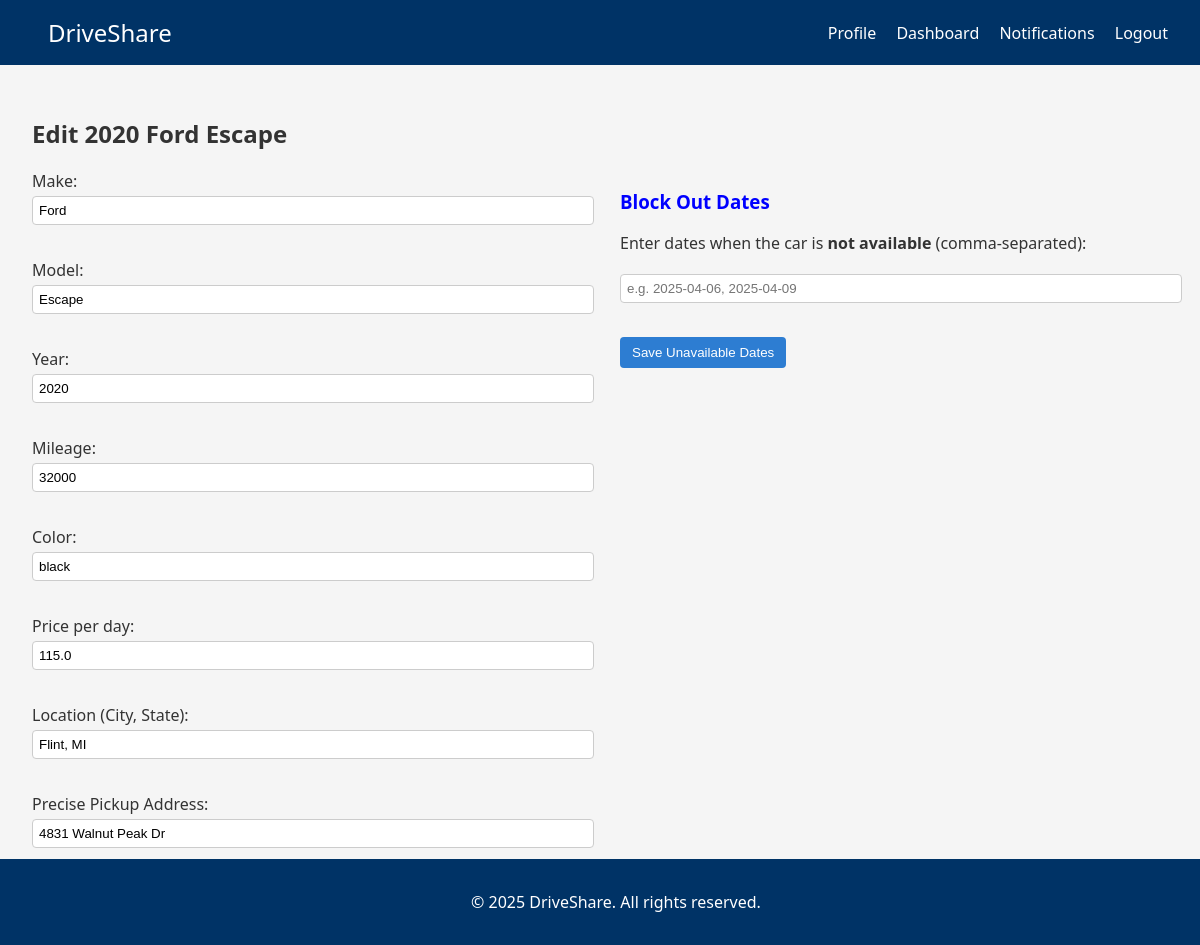
The app's page /edit_car/1 (signed in) with its own data.
### tables this page shows
CREATE TABLE cars (
                id INTEGER PRIMARY KEY AUTOINCREMENT,
                owner_id INTEGER NOT NULL,
                model TEXT NOT NULL,
                make TEXT NOT NULL,
                year INTEGER NOT NULL,
                mileage INTEGER NOT NULL,
                color TEXT,
                price REAL NOT NULL,
                location TEXT NOT NULL,
                precise_location TEXT,
                is_available BOOLEAN DEFAULT 1,
                image_url TEXT,
                created_at TIMESTAMP DEFAULT CURRENT_TIMESTAMP,
                FOREIGN KEY(owner_id) REFERENCES users(id) ON DELETE CASCADE
            );

### routes.py (the view, shortened to what this page needs)
    @app.route("/edit_car/<int:car_id>", methods=["GET", "POST"])
    def edit_car(car_id):
        if not UserSession.get_instance().is_authenticated():
            flash("Please log in to edit your car.")
            return redirect(url_for("login"))
        with sqlite3.connect("database.db") as conn:
            cursor = conn.cursor()
            cursor.execute("SELECT * FROM cars WHERE id = ? AND owner_id = ?", (car_id, UserSession.get_instance().user_id))
            car_data = cursor.fetchone()
        if not car_data:
            flash("Car not found or you do not have permission to edit it.")
            return redirect(url_for("manage_cars"))
        car = {
            "id": car_data[0],
            "owner_id": car_data[1],
            "model": car_data[2],
            "make": car_data[3],
            "year": car_data[4],
            "mileage": car_data[5],
            "color": car_data[6],
            "price": car_data[7],
            "location": car_data[8],
            "precise_location": car_data[9]
        }
        today = datetime.now().date()
        upcoming_dates = [(today + timedelta(days=i)).strftime('%Y-%m-%d') for i in range(7)]
        return render_template("edit_car.html", car=car, upcoming_dates=upcoming_dates)

### app.py (called while the page is built)
@app.context_processor
def inject_user_session():
    return dict(is_authenticated=UserSession.get_instance().is_authenticated())

### routes.py (called while the page is built)
    @staticmethod
    def get_instance():
        if UserSession._instance is None:
            UserSession()
        return UserSession._instance

    def is_authenticated(self):
        return self.user_id is not None

### templates/edit_car.html (shortened to what this page needs)
{% extends 'base.html' %}
{% block content %}
<h2>Edit {{ car.year }} {{ car.make }} {{ car.model }}</h2>
<div class="flex-container">
    <form method="POST" class="edit-form">
        <label>Make:</label><br>
        <input type="text" name="make" value="{{ car.make }}" required><br><br>
        <label>Model:</label><br>
        <input type="text" name="model" value="{{ car.model }}" required><br><br>
        <label>Year:</label><br>
        <input type="number" name="year" value="{{ car.year }}" required><br><br>
        <label>Mileage:</label><br>
        <input type="number" name="mileage" value="{{ car.mileage }}" required><br><br>
        <label>Color:</label><br>
        <input type="text" name="color" value="{{ car.color }}"><br><br>
        <label>Price per day:</label><br>
        <input type="number" name="price" step="0.01" value="{{ car.price }}" required><br><br>
        <label>Location (City, State):</label><br>
        <input type="text" name="location" value="{{ car.location }}" required><br><br>
        <label>Precise Pickup Address:</label><br>
        <input type="text" name="precise_location" value="{{ car.precise_location }}"><br><br>
        <button type="submit">Save Changes</button>
    </form>
    <form method="POST" action="{{ url_for('set_availability', car_id=car.id) }}" class="availability-form">
        <h3>Block Out Dates</h3>
        <p>Enter dates when the car is <strong>not available</strong> (comma-separated):</p>
        <input type="text" name="unavailable_dates" placeholder="e.g. 2025-04-06, 2025-04-09"><br><br>
        <button type="submit">Save Unavailable Dates</button>
    </form>
</div>
{% endblock %}

### static/css/styles.css (style rules this page uses)
body { margin: 0; font-family: 'Segoe UI', Tahoma, Geneva, Verdana, sans-serif; background-color: #f5f5f5; color: #333; }
h3 { color: #0000FF; }

### templates/edit_car.html (style rules this page uses)
.flex-container { display: flex; gap: 40px; align-items: flex-start; margin-top: 20px; }
.edit-form, .availability-form { flex: 1; max-width: 600px; }
form label { font-weight: 500; }
form input { width: 100%; padding: 6px; margin-top: 4px; margin-bottom: 12px; border: 1px solid #ccc; border-radius: 4px; }
button { padding: 8px 12px; border: none; background-color: #2d7dd2; color: white; border-radius: 4px; cursor: pointer; }

### records on screen
cars: year "2020", make "Ford", model "Escape", mileage "32000", color "black", price "115.0", location "Flint, MI", precise_location "4831 Walnut Peak Dr"
